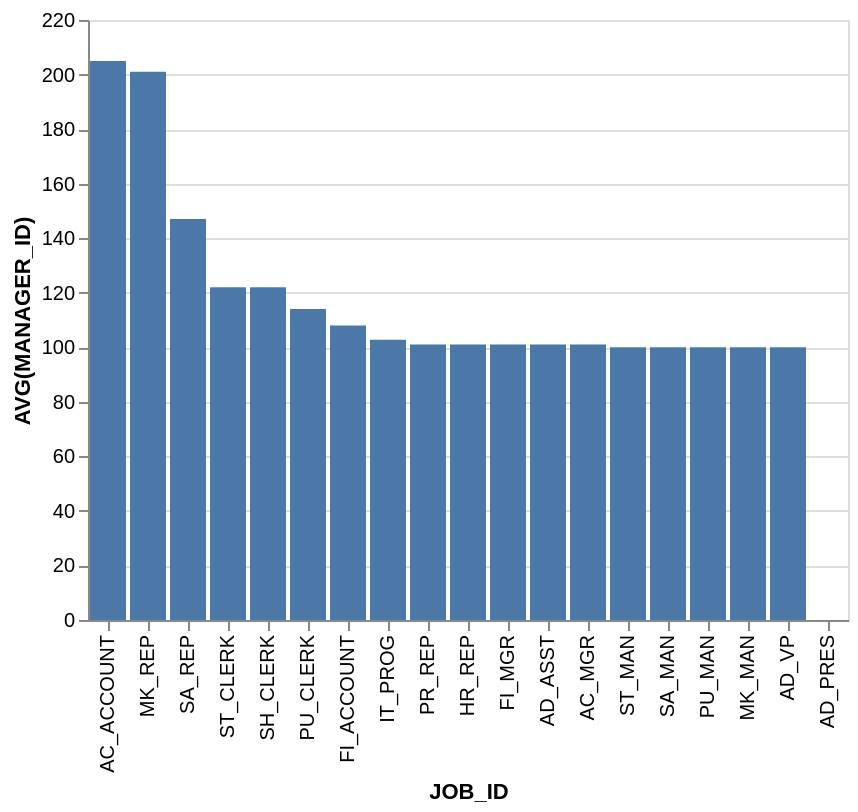

Write a Vega-Lite specification for this figure.
### Vega-Lite specification from a JSON file in a GitHub repository (floating-point values rounded to 4 significant figures)
{"data": {"values": [{"x_data": "AC_ACCOUNT", "y_data": 205}, {"x_data": "MK_REP", "y_data": 201}, {"x_data": "SA_REP", "y_data": 147}, {"x_data": "ST_CLERK", "y_data": 122}, {"x_data": "SH_CLERK", "y_data": 122}, {"x_data": "PU_CLERK", "y_data": 114}, {"x_data": "FI_ACCOUNT", "y_data": 108}, {"x_data": "IT_PROG", "y_data": 102.8}, {"x_data": "PR_REP", "y_data": 101}, {"x_data": "HR_REP", "y_data": 101}, {"x_data": "FI_MGR", "y_data": 101}, {"x_data": "AD_ASST", "y_data": 101}, {"x_data": "AC_MGR", "y_data": 101}, {"x_data": "ST_MAN", "y_data": 100}, {"x_data": "SA_MAN", "y_data": 100}, {"x_data": "PU_MAN", "y_data": 100}, {"x_data": "MK_MAN", "y_data": 100}, {"x_data": "AD_VP", "y_data": 100}, {"x_data": "AD_PRES", "y_data": 0}]}, "mark": "bar", "encoding": {"x": {"field": "x_data", "type": "nominal", "title": "JOB_ID", "sort": {"op": "sum", "field": "y_data", "order": "descending"}}, "y": {"field": "y_data", "type": "quantitative", "title": "AVG(MANAGER_ID)"}}}
